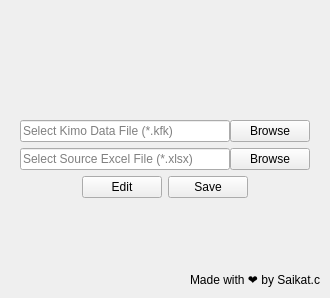
<?xml version="1.0" encoding="UTF-8"?>
<ui version="4.0">
 <class>MainWindow</class>
 <widget class="QMainWindow" name="MainWindow">
  <property name="geometry">
   <rect>
    <x>0</x>
    <y>0</y>
    <width>330</width>
    <height>298</height>
   </rect>
  </property>
  <property name="windowTitle">
   <string>MainWindow</string>
  </property>
  <widget class="QWidget" name="centralwidget">
   <layout class="QVBoxLayout" name="verticalLayout">
    <property name="leftMargin">
     <number>20</number>
    </property>
    <property name="rightMargin">
     <number>10</number>
    </property>
    <item>
     <spacer name="verticalSpacer">
      <property name="orientation">
       <enum>Qt::Vertical</enum>
      </property>
      <property name="sizeHint" stdset="0">
       <size>
        <width>20</width>
        <height>40</height>
       </size>
      </property>
     </spacer>
    </item>
    <item>
     <layout class="QHBoxLayout" name="horizontalLayout_5">
      <property name="rightMargin">
       <number>10</number>
      </property>
      <property name="bottomMargin">
       <number>20</number>
      </property>
      <item>
       <spacer name="horizontalSpacer_4">
        <property name="orientation">
         <enum>Qt::Horizontal</enum>
        </property>
        <property name="sizeHint" stdset="0">
         <size>
          <width>40</width>
          <height>20</height>
         </size>
        </property>
       </spacer>
      </item>
      <item>
       <widget class="QLabel" name="label_2">
        <property name="maximumSize">
         <size>
          <width>172</width>
          <height>80</height>
         </size>
        </property>
        <property name="text">
         <string/>
        </property>
        <property name="pixmap">
         <pixmap resource="resources.qrc">:/Logo/logo.png</pixmap>
        </property>
        <property name="scaledContents">
         <bool>true</bool>
        </property>
       </widget>
      </item>
      <item>
       <spacer name="horizontalSpacer_5">
        <property name="orientation">
         <enum>Qt::Horizontal</enum>
        </property>
        <property name="sizeHint" stdset="0">
         <size>
          <width>40</width>
          <height>20</height>
         </size>
        </property>
       </spacer>
      </item>
     </layout>
    </item>
    <item>
     <layout class="QHBoxLayout" name="horizontalLayout_3">
      <property name="spacing">
       <number>0</number>
      </property>
      <property name="rightMargin">
       <number>10</number>
      </property>
      <item>
       <widget class="QLineEdit" name="KimoFile">
        <property name="enabled">
         <bool>true</bool>
        </property>
        <property name="placeholderText">
         <string>Select Kimo Data File (*.kfk)</string>
        </property>
       </widget>
      </item>
      <item>
       <widget class="QPushButton" name="OpenKimo">
        <property name="text">
         <string>Browse</string>
        </property>
       </widget>
      </item>
     </layout>
    </item>
    <item>
     <layout class="QHBoxLayout" name="horizontalLayout">
      <property name="spacing">
       <number>0</number>
      </property>
      <property name="rightMargin">
       <number>10</number>
      </property>
      <item>
       <widget class="QLineEdit" name="ExcelFile">
        <property name="enabled">
         <bool>true</bool>
        </property>
        <property name="placeholderText">
         <string>Select Source Excel File (*.xlsx)</string>
        </property>
       </widget>
      </item>
      <item>
       <widget class="QPushButton" name="OpenExcel">
        <property name="text">
         <string>Browse</string>
        </property>
       </widget>
      </item>
     </layout>
    </item>
    <item>
     <layout class="QHBoxLayout" name="horizontalLayout_2">
      <property name="rightMargin">
       <number>10</number>
      </property>
      <item>
       <spacer name="horizontalSpacer">
        <property name="orientation">
         <enum>Qt::Horizontal</enum>
        </property>
        <property name="sizeHint" stdset="0">
         <size>
          <width>40</width>
          <height>20</height>
         </size>
        </property>
       </spacer>
      </item>
      <item>
       <widget class="QPushButton" name="EditExcel">
        <property name="text">
         <string>Edit</string>
        </property>
       </widget>
      </item>
      <item>
       <widget class="QPushButton" name="Save">
        <property name="text">
         <string>Save</string>
        </property>
       </widget>
      </item>
      <item>
       <spacer name="horizontalSpacer_2">
        <property name="orientation">
         <enum>Qt::Horizontal</enum>
        </property>
        <property name="sizeHint" stdset="0">
         <size>
          <width>40</width>
          <height>20</height>
         </size>
        </property>
       </spacer>
      </item>
     </layout>
    </item>
    <item>
     <spacer name="verticalSpacer_2">
      <property name="orientation">
       <enum>Qt::Vertical</enum>
      </property>
      <property name="sizeHint" stdset="0">
       <size>
        <width>20</width>
        <height>40</height>
       </size>
      </property>
     </spacer>
    </item>
    <item>
     <layout class="QHBoxLayout" name="horizontalLayout_4">
      <item>
       <spacer name="horizontalSpacer_3">
        <property name="orientation">
         <enum>Qt::Horizontal</enum>
        </property>
        <property name="sizeHint" stdset="0">
         <size>
          <width>40</width>
          <height>20</height>
         </size>
        </property>
       </spacer>
      </item>
      <item>
       <widget class="QLabel" name="label">
        <property name="styleSheet">
         <string notr="true">margin-right:-10px;</string>
        </property>
        <property name="text">
         <string>Made with ❤ by Saikat.c</string>
        </property>
       </widget>
      </item>
     </layout>
    </item>
   </layout>
  </widget>
 </widget>
 <resources>
  <include location="resources.qrc"/>
 </resources>
 <connections/>
</ui>
